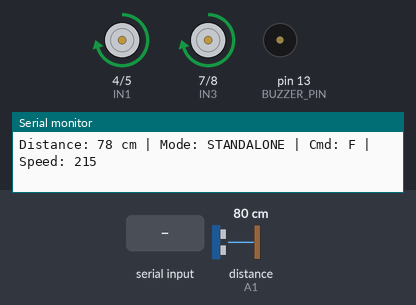
The sketch below on a simulated Arduino Uno, built with avr-gcc and run on an emulated ATmega328P. Shown: motor-driver pin pairs drawn as motors (green arrow = first pin HIGH = forward, orange = second pin HIGH = backward, longer = more drive, scaled by the enable pin), buzzer (waves = sounding, pin HIGH), the last lines printed to the serial monitor. Wiring (inferred from the names in the program): ultrasonic range finder: trigger A0; echo A1. The test bench sets the inputs (shaded band); at power-on: distance to the obstacle (sensor on A1) 80 cm. The echo pulse lasts 58.3 µs per cm; pins used as bus, display or sensor lines are not drawn.

Above: at 1.5 s.
1.6 s: distance to the obstacle (sensor on A1) set to 35 cm
At 2.8 s:
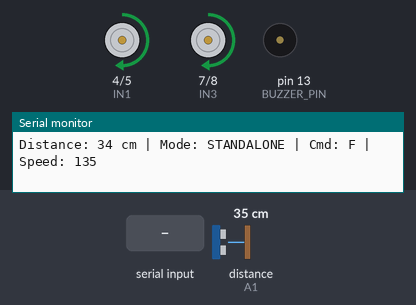
3.1 s: "L" received over the second serial link
At 4.1 s:
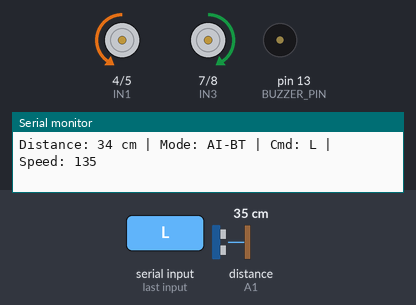
4.6 s: "R" received over the second serial link
At 5.3 s:
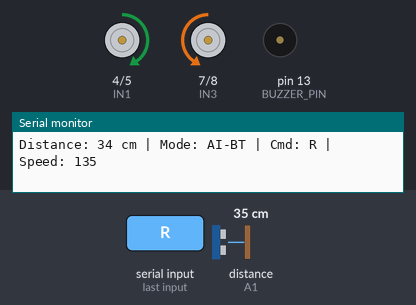
6.1 s: distance to the obstacle (sensor on A1) set to 250 cm
At 7.3 s:
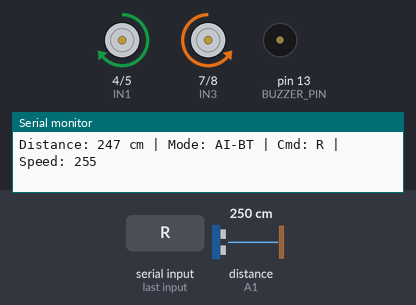
7.6 s: "L" received over the second serial link
At 8.2 s:
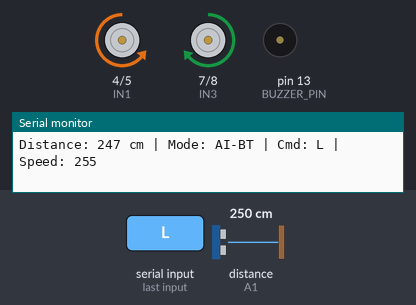
9.2 s: "F" received over the second serial link
At 9.9 s:
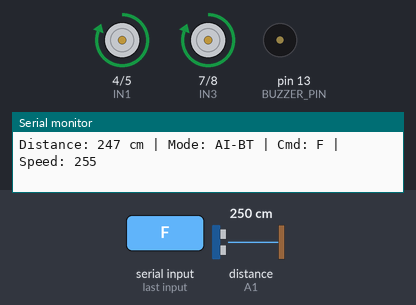
Timing chart, 0 to 11.7 s (numbered marks = the images above; inputs shaded):
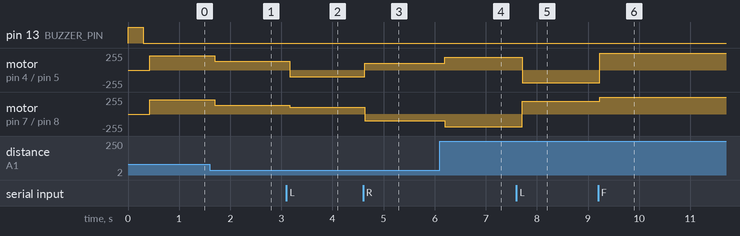

The sketch:

Smart_Cane_Final.ino
```cpp
/*
 * AI-POWERED SMART CANE - DUAL-MODE CONTROLLER (3-sensor build)
 *
 * Mode 1: Standalone autonomous - forward ultrasonic adaptive braking.
 * Mode 2: AI-guided (PictoBlox / laptop over HC-05 Bluetooth).
 *   Steering protocol: receives single characters F / L / R / S.
 *   Distance query:    on 'U', replies with LEFT distance, then a short
 *                      pause, then RIGHT distance, so the AI program can
 *                      compare both sides and choose the safer turn.
 *
 * Local safety always overrides the AI: if the forward sensor sees an
 * obstacle closer than SAFETY_STOP_DIST, the motors stop no matter what
 * command Bluetooth sent.
 */

#include <SoftwareSerial.h>

// --- SYSTEM CONSTANTS ---
const int SAFETY_STOP_DIST    = 20;   // cm -> emergency halt
const int SLOWDOWN_START_DIST = 100;  // cm -> begin proportional slowdown
const int BUZZER_PIN          = 13;   // status buzzer / LED

// --- BLUETOOTH (HC-05) ---
// Arduino D11 (RX) <- HC-05 TX  |  Arduino D12 (TX) -> HC-05 RX
SoftwareSerial BTSerial(11, 12);

// --- MOTOR PINS (L298N) ---
const int ENA = 3;   // Left motor speed (PWM)
const int IN1 = 4;   // Left motor direction 1
const int IN2 = 5;   // Left motor direction 2
const int IN3 = 7;   // Right motor direction 1
const int IN4 = 8;   // Right motor direction 2
const int ENB = 9;   // Right motor speed (PWM)

// --- ULTRASONIC SENSORS (3x HC-SR04) ---
// IMPORTANT: the forward pins match the original build (A0/A1).
// Make sure the LEFT and RIGHT sensors are plugged into exactly these
// four pins before flashing (or edit the four values to match the cane).
const int TRIG_F = A0;  // forward sensor
const int ECHO_F = A1;
const int TRIG_L = A2;  // left sensor
const int ECHO_L = A3;
const int TRIG_R = A4;  // right sensor
const int ECHO_R = A5;

// --- STATE VARIABLES ---
char currentCmd = 'F';        // default: move forward in autonomous mode
int  currentSpeed = 0;
bool bluetoothActive = false;
unsigned long lastBtTime = 0;

void setup() {
  BTSerial.begin(9600);
  Serial.begin(9600);

  pinMode(ENA, OUTPUT); pinMode(IN1, OUTPUT); pinMode(IN2, OUTPUT);
  pinMode(ENB, OUTPUT); pinMode(IN3, OUTPUT); pinMode(IN4, OUTPUT);

  pinMode(TRIG_F, OUTPUT); pinMode(ECHO_F, INPUT);
  pinMode(TRIG_L, OUTPUT); pinMode(ECHO_L, INPUT);
  pinMode(TRIG_R, OUTPUT); pinMode(ECHO_R, INPUT);

  pinMode(BUZZER_PIN, OUTPUT);

  // System-initialized tone
  digitalWrite(BUZZER_PIN, HIGH);
  delay(300);
  digitalWrite(BUZZER_PIN, LOW);

  Serial.println("=========================================");
  Serial.println(" SYSTEM RUNNING: DUAL-MODE SMART CANE v2 ");
  Serial.println("=========================================");
  stopMotors();
}

void loop() {
  // 1. Bluetooth command handling (AI / app control)
  if (BTSerial.available()) {
    char incoming = BTSerial.read();

    if (incoming == 'F' || incoming == 'L' || incoming == 'R' || incoming == 'S') {
      currentCmd = incoming;
      bluetoothActive = true;
      lastBtTime = millis();
      Serial.print("Mode: [AI/BT] | Command received: ");
      Serial.println(currentCmd);

    } else if (incoming == 'U') {
      // AI asks for side distances to decide the turn direction.
      // A timeout (999) means "nothing in range", which reads as clear.
      long dl = readDistance(TRIG_L, ECHO_L);
      long dr = readDistance(TRIG_R, ECHO_R);
      BTSerial.println(dl);   // PictoBlox stores this as leftDist
      delay(150);             // gap so the two values arrive as two reads
      BTSerial.println(dr);   // PictoBlox stores this as RightDist
      bluetoothActive = true;
      lastBtTime = millis();
      Serial.print("U-request | Left: "); Serial.print(dl);
      Serial.print(" cm | Right: ");      Serial.println(dr);
    }
  }

  // Watchdog: revert to autonomous if Bluetooth is idle for 5 seconds
  if (bluetoothActive && (millis() - lastBtTime > 5000)) {
    bluetoothActive = false;
    currentCmd = 'F';
    Serial.println("Mode: [AUTONOMOUS] | BT idle. Reverting to auto-safety.");
  }

  // 2. Forward-sensor adaptive braking (always overrides the AI)
  long objDist = readDistance(TRIG_F, ECHO_F);

  if (objDist <= 0 || objDist == 999) {
    currentSpeed = 0;                    // sensor error / timeout -> stop
    digitalWrite(BUZZER_PIN, HIGH);
  } else if (objDist < SAFETY_STOP_DIST) {
    currentSpeed = 0;                    // EMERGENCY STOP
    digitalWrite(BUZZER_PIN, HIGH);
  } else if (objDist < SLOWDOWN_START_DIST) {
    currentSpeed = map(objDist, SAFETY_STOP_DIST, SLOWDOWN_START_DIST, 110, 255);
    digitalWrite(BUZZER_PIN, LOW);
  } else {
    currentSpeed = 255;                  // path clear
    digitalWrite(BUZZER_PIN, LOW);
  }

  // Telemetry to the USB serial monitor
  Serial.print("Distance: ");
  if (objDist == 999 || objDist <= 0) Serial.print("TIMEOUT/ERROR");
  else { Serial.print(objDist); Serial.print(" cm"); }
  Serial.print(" | Mode: ");
  Serial.print(bluetoothActive ? "AI-BT" : "STANDALONE");
  Serial.print(" | Cmd: ");
  Serial.print(currentCmd);
  Serial.print(" | Speed: ");
  Serial.println(currentSpeed);

  // 3. Drive execution
  if (currentSpeed == 0 || currentCmd == 'S') {
    stopMotors();
  } else {
    moveCane(currentCmd, currentSpeed);
  }

  delay(100);
}

// Fires one sonic pulse on the given sensor and returns distance in cm.
// 30 ms timeout (~5 m range); returns 999 when no echo comes back.
long readDistance(int trigPin, int echoPin) {
  digitalWrite(trigPin, LOW);  delayMicroseconds(2);
  digitalWrite(trigPin, HIGH); delayMicroseconds(10);
  digitalWrite(trigPin, LOW);
  long duration = pulseIn(echoPin, HIGH, 30000);
  if (duration == 0) return 999;
  return duration * 0.034 / 2;
}

void stopMotors() {
  analogWrite(ENA, 0); analogWrite(ENB, 0);
  digitalWrite(IN1, LOW); digitalWrite(IN2, LOW);
  digitalWrite(IN3, LOW); digitalWrite(IN4, LOW);
}

void moveCane(char directionChar, int targetSpeed) {
  int leftSpeed  = targetSpeed;
  int rightSpeed = targetSpeed;

  if (directionChar == 'L') {            // pivot left
    digitalWrite(IN1, LOW);  digitalWrite(IN2, HIGH);   // left motor reverse
    digitalWrite(IN3, HIGH); digitalWrite(IN4, LOW);    // right motor forward
    leftSpeed  = targetSpeed * 0.75;
    rightSpeed = targetSpeed * 0.75;
  } else if (directionChar == 'R') {     // pivot right
    digitalWrite(IN1, HIGH); digitalWrite(IN2, LOW);    // left motor forward
    digitalWrite(IN3, LOW);  digitalWrite(IN4, HIGH);   // right motor reverse
    leftSpeed  = targetSpeed * 0.75;
    rightSpeed = targetSpeed * 0.75;
  } else if (directionChar == 'F') {     // straight forward
    digitalWrite(IN1, HIGH); digitalWrite(IN2, LOW);
    digitalWrite(IN3, HIGH); digitalWrite(IN4, LOW);
  }

  analogWrite(ENA, leftSpeed);
  analogWrite(ENB, rightSpeed);
}
```

Measured:
- after the input at 1.6 s, motor on pin 4 (IN1) / pin 5 (IN2), motor on pin 7 (IN3) / pin 8 (IN4): forward 215/255 → forward 135/255 after 0.10 s
- after the input at 3.1 s, motor on pin 4 (IN1) / pin 5 (IN2): forward 135/255 → backward 101/255 after 0.07 s; motor on pin 7 (IN3) / pin 8 (IN4): forward 135/255 → forward 101/255 after 0.07 s
- after the input at 4.6 s, motor on pin 4 (IN1) / pin 5 (IN2): backward 101/255 → forward 101/255 at once; motor on pin 7 (IN3) / pin 8 (IN4): forward 101/255 → backward 101/255 at once
- after the input at 6.1 s, motor on pin 4 (IN1) / pin 5 (IN2): forward 101/255 → forward 191/255 after 0.10 s; motor on pin 7 (IN3) / pin 8 (IN4): backward 101/255 → backward 191/255 after 0.10 s
- after the input at 7.6 s, motor on pin 4 (IN1) / pin 5 (IN2): forward 191/255 → backward 191/255 after 0.12 s; motor on pin 7 (IN3) / pin 8 (IN4): backward 191/255 → forward 191/255 after 0.12 s
- after the input at 9.2 s, motor on pin 4 (IN1) / pin 5 (IN2): backward 191/255 → forward 255/255 at once; motor on pin 7 (IN3) / pin 8 (IN4): forward 191/255 → forward 255/255 at once
